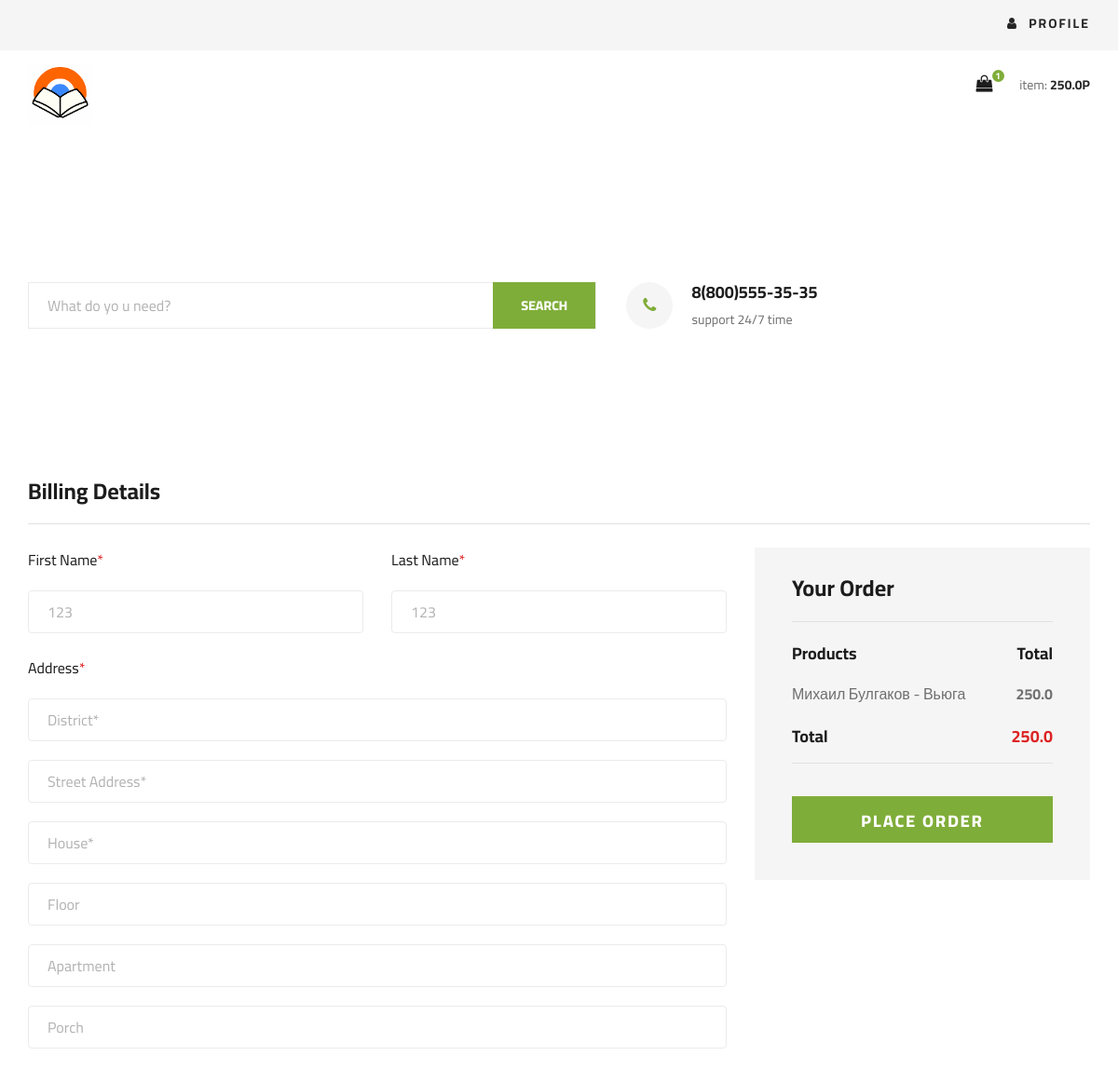
Before: /checkout (signed in, upper part) with the older database file.
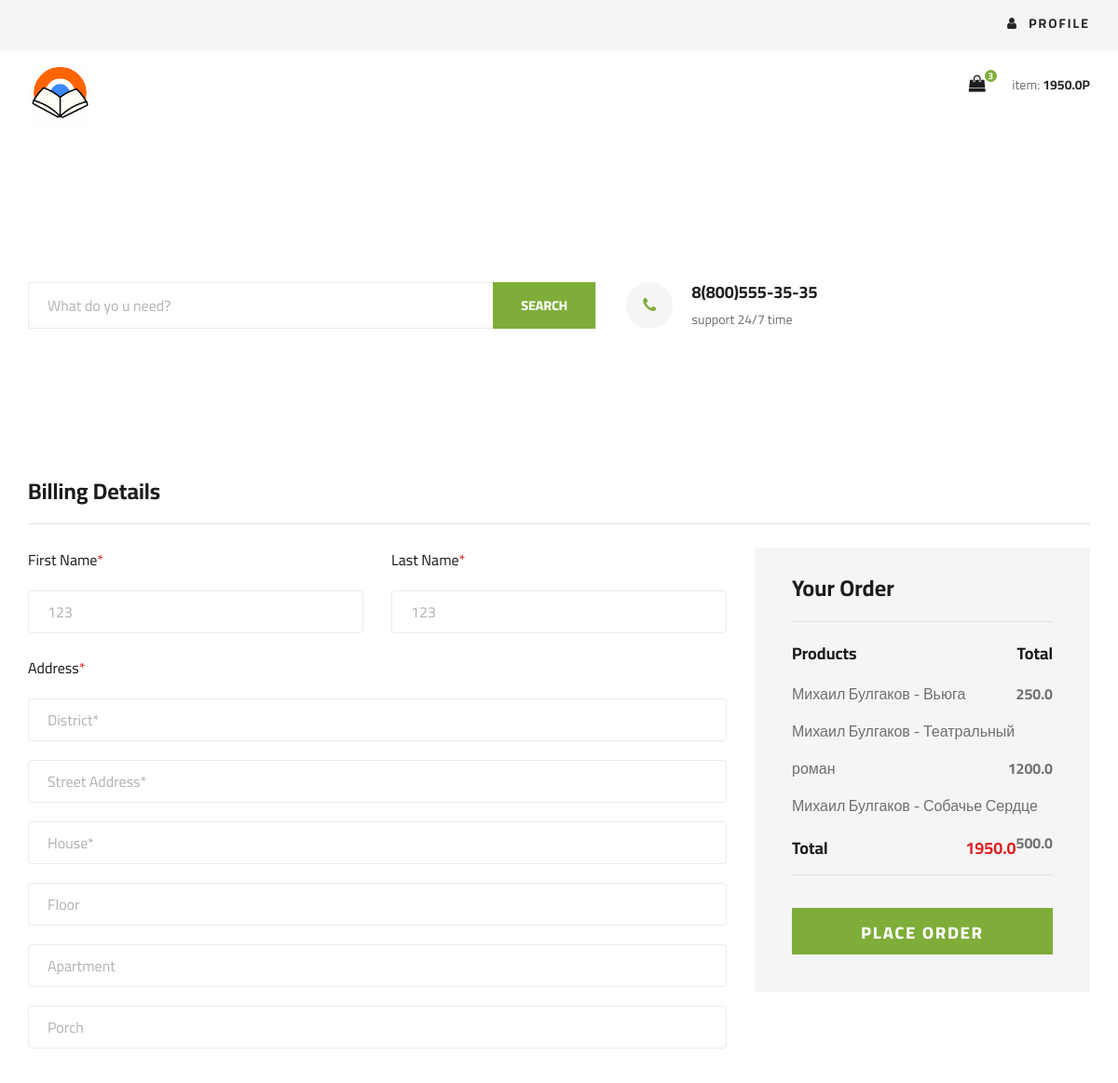
After: the same page with the newer database file.
### tables this page shows
CREATE TABLE "Корзина" (
	"user_id"	INTEGER NOT NULL,
	"product_id"	INTEGER NOT NULL,
	"count"	INTEGER NOT NULL,
	FOREIGN KEY("product_id") REFERENCES "Товар"("id"),
	FOREIGN KEY("user_id") REFERENCES "Покупатель"("id")
);

CREATE TABLE "Товар" (
	"id"	INTEGER NOT NULL UNIQUE,
	"title"	TEXT NOT NULL,
	"desc"	TEXT,
	"cost_purchase"	FLOAT NOT NULL,
	"cost_sale"	FLOAT NOT NULL,
	"quantity"	INTEGER NOT NULL,
	"tags"	TEXT,
	"rate"	FLOAT DEFAULT 0.0,
	"imageLink"	TEXT,
	"author"	TEXT,
	PRIMARY KEY("id" AUTOINCREMENT)
);

### app/views.py (the view)
@app.route('/checkout',methods=['GET'])
def checkout():
        cart = Cart.getCartOfUser(flask_login.current_user.userID) #TODO: CHECK STATUS
        if(cart['status'] == 0):
            return render_template('checkout.html',
            user = flask_login.current_user,
            productsInCart=cart['data'])
        elif(cart['status'] == 2):
            return render_template('checkout.htlm',
            user = flask_login.current_user,
            error = cart['message']
            )

### app/model.py (called while the page is built)
@login_manager.user_loader
def load_user(userID):
    cursor = db.execute('select * from Покупатель where id = {};'.format(userID))
    allRows = cursor.fetchall()
    if(len(allRows) == 0):
        return None
    row = allRows[0]
    return User(userID = row[0],email = row[4],
    password_hash = row[6],last_name=row[1],
    first_name =row[2] ,birthdate = row[5])

### app/models/Cart.py (called while the page is built)
    @staticmethod #TODO: REFACTOR
    def countTotalCostOfUser(userID):
        cursor = db.execute('select pr.cost_sale,cart.count,cart.count*pr.cost_sale,pr.id \
                as "Total" from Товар as pr \
                inner join Корзина as cart on pr.id == product_id \
                and user_id = {};'.format(userID))
        allRows = cursor.fetchall()
        total = 0.0
        for row in allRows:
            total += row[2]
        cursor.close()
        return total

### app/models/User.py (called while the page is built)
    def getTotalCostOfCart(self):
        return Cart.countTotalCostOfUser(self.userID)

    def getCountOfItemsInCart(self):
        return Cart.getCountOfItemsInCart(self.userID)["data"][0]

### utils/imageHelper.py (called while the page is built)
def makeFullPathToImage(imageLink):
    return 'img/book/' + imageLink

### app/templates/checkout.html (shortened to what the changed rows need)
<!DOCTYPE html>
<html lang="zxx">
<head>
    <link rel="stylesheet" href="{{url_for('static',filename='css/bootstrap.min.css')}}" type="text/css">
    <link rel="stylesheet" href="{{url_for('static',filename='css/font-awesome.min.css')}}" type="text/css">
    <link rel="stylesheet" href="{{url_for('static',filename='css/elegant-icons.css')}}" type="text/css">
    <link rel="stylesheet" href="{{url_for('static',filename='css/nice-select.css')}}" type="text/css">
    <link rel="stylesheet" href="{{url_for('static',filename='css/jquery-ui.min.css')}}" type="text/css">
    <link rel="stylesheet" href="{{url_for('static',filename='css/owl.carousel.min.css')}}" type="text/css">
    <link rel="stylesheet" href="{{url_for('static',filename='css/slicknav.min.css')}}" type="text/css">
    <link rel="stylesheet" href="{{url_for('static',filename='css/style.css')}}" type="text/css">
</head>
<body>
    <header class="header">
    <div class="container">
    <div class="row">
    <div class="col-lg-3">
    <div class="header__cart">
    <ul>
      {% if user.is_authenticated%}
    <li><a href="/cart"><i class="fa fa-shopping-bag"></i> <span id="fa__fa-shopping-bag__indicator__quantity">{{user.getCountOfItemsInCart()}}</span></a></li>
      {% else %}
    <li><a href="{{url_for('loginUser')}}"><i class="fa fa-shopping-bag"></i> <span>0</span></a></li>
      {% endif %}
    </ul>
      {% if user.is_authenticated %}
    <div class="header__cart__price">item: <span id="header__cart__price__totalCost">{{user.getTotalCostOfCart()}}P</span></div>
      {% else %}
    <div class="header__cart__price">item: <span>0.0P</span></div>
      {% endif %}
    </div>
    </div>
    </div>
    </div>
        </header>
    <section class="checkout spad">
        <div class="container">
        {% if error %}
            <h4>{{ error }}</h4>
        {% else %}
            <div class="checkout__form">
                <h4>Billing Details</h4>
                <form action="{{url_for('newOrder')}}" method="POST">
                    <div class="row">
                        <div class="col-lg-8 col-md-6">
                            <div class="row">
                                <div class="col-lg-6">
                                    <div class="checkout__input">
                                        <p>First Name<span>*</span></p>
                                        <input name="first_name" type="text" value="{{ user.first_name }}" required>
                                    </div>
                                </div>
                                <div class="col-lg-6">
                                    <div class="checkout__input">
                                        <p>Last Name<span>*</span></p>
                                        <input name="last_name" type="text"  value="{{ user.last_name }}" required>
                                    </div>
                                </div>
                            </div>
                            <div class="checkout__input">
                                <p>Address<span>*</span></p>
                                <input name="district" type="text" placeholder="District*" class="checkout__input__add" required>
                                <input name="street" type="text" placeholder="Street Address*" class="checkout__input__add" required>
                                <input name="house" type="text" placeholder="House*" class="checkout__input__add" required>
                                <input name="floor" type="text" placeholder="Floor" class="checkout__input__add">
                                <input name="flat" type="text" placeholder="Apartment" class="checkout__input__add">
                                <input name="porch" type="text" placeholder="Porch" class="checkout__input__add">
                            </div>
                        </div>
                        <div class="col-lg-4 col-md-6">
                            <div class="checkout__order">
                                <h4>Your Order</h4>
                                <div class="checkout__order__products">Products <span>Total</span></div>
                                <ul>
                                    {% for product in productsInCart %}
                                    <li>{{product.title}}<span>{{ product.total }}</span></li>
                                    {% endfor %}
                                </ul>
                                <div class="checkout__order__total">Total <span>{{user.getTotalCostOfCart()}}</span></div>
                                <button type="submit" class="site-btn">PLACE ORDER</button>
                            </div>
                        </div>
                    </div>
                </form>
            </div>
        {% endif %}
        </div>
    </section>
</body>
</html>

Changed rows visible on the page:
added Корзина: title "Михаил Булгаков - Театральный роман", total "1200.0"
added Корзина: title "Михаил Булгаков - Собачье Сердце", total "500.0"
Other visible differences:
{{ user.getCountOfItemsInCart() }}: "1" → "3"
{{ user.getTotalCostOfCart() }}: "250.0" → "1950.0"
